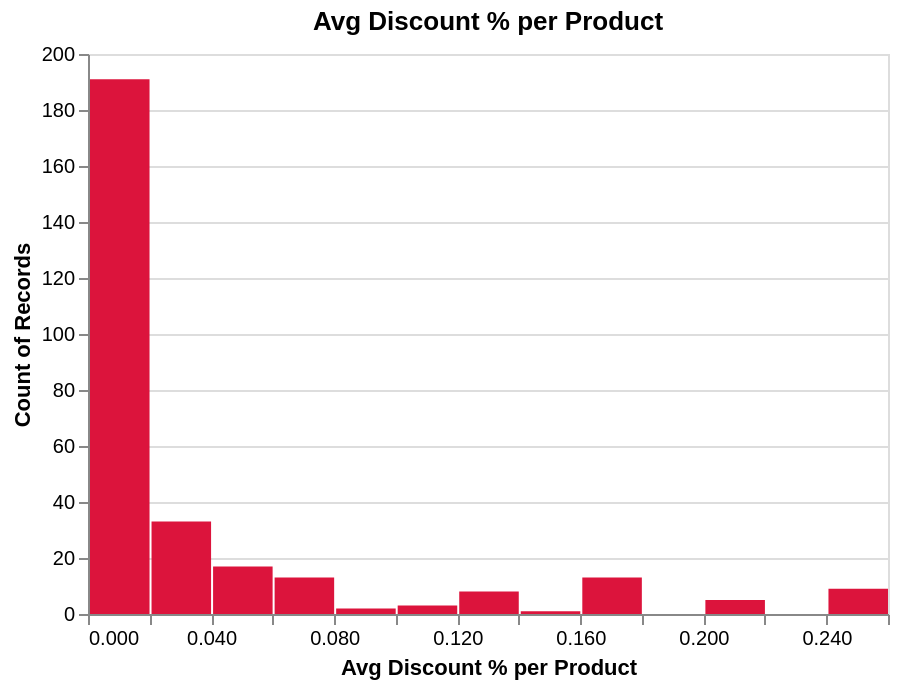

This figure's notebook cell:
### Markdown cell above
### B.4 Explore Feature of Interest `Average Discount per Product` (derived)

### Code cell
try:
  so = pd.read_csv(at.folder_path / 'special_offer.csv')
except Exception as e:
  print(e)
df_m = df.merge(so[['special_offer_id','discount_pct']], on='special_offer_id', how='left')
avg_disc = df_m.groupby('product_id')['discount_pct'].mean().reset_index()
avg_disc.columns = ['product_id','avg_discount_pct']
print(avg_disc['avg_discount_pct'].describe())
alt.Chart(avg_disc).mark_bar(color='crimson').encode(
    x=alt.X('avg_discount_pct:Q', bin=alt.Bin(maxbins=20), title='Avg Discount % per Product'),
    y='count():Q'
).properties(title='Avg Discount % per Product', width=400, height=280)

### Figure 1 — Vega-Lite specification as saved in the notebook (floating-point values rounded to 4 significant figures; data arrays with more than 128 entries replaced by an {"elided": "..."} marker saying what was removed)
{"config": {"view": {"continuousWidth": 300, "continuousHeight": 300}}, "data": {"name": "data-d93d84937646d260f5f8a3c11288f650"}, "mark": {"type": "bar", "color": "crimson"}, "encoding": {"x": {"bin": {"maxbins": 20}, "field": "avg_discount_pct", "title": "Avg Discount % per Product", "type": "quantitative"}, "y": {"aggregate": "count", "type": "quantitative"}}, "height": 280, "title": "Avg Discount % per Product", "width": 400, "$schema": "https://vega.github.io/schema/vega-lite/v5.20.1.json", "datasets": {"data-d93d84937646d260f5f8a3c11288f650": {"elided": "295 records"}}}
